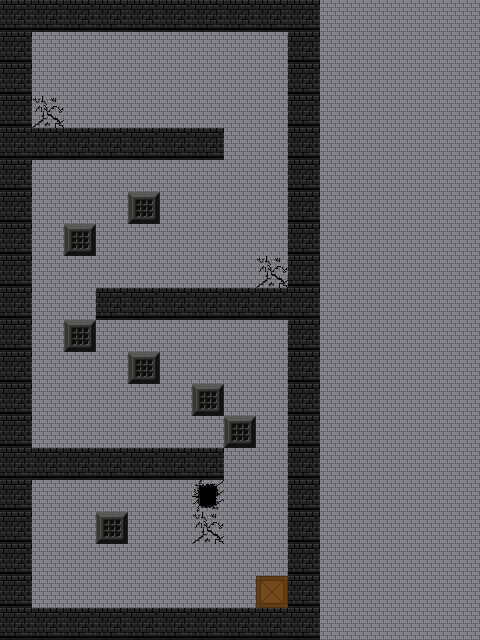

This is a level from a 2D game, rendered from its Tiled map with the project's own tilesets. A one-line summary and the complete map file follow:
An orthogonal 15x20 tile map with 32x32 px tiles, 5 tile layers (backgroundLayer, winLayer, crackedLayer, moveableLayer, ...), 3 hidden layers not drawn.

<map version="1.2" tiledversion="1.3.2" orientation="orthogonal" renderorder="right-down" compressionlevel="0" width="15" height="20" tilewidth="32" tileheight="32" infinite="0" nextlayerid="10" nextobjectid="10">
 <editorsettings>
  <export target="tutorial.json" format="json" />
 </editorsettings>
 <tileset firstgid="1" name="tilesBackground" tilewidth="32" tileheight="32" tilecount="140" columns="14">
  <image source="gridtiles.png" width="448" height="320" />
 </tileset>
 <layer id="1" name="backgroundLayer" width="15" height="20">
  <data encoding="csv">
1,1,1,1,1,1,1,1,1,1,1,1,1,1,1,
1,1,1,1,1,1,1,1,1,1,1,1,1,1,1,
1,1,1,1,1,1,1,1,1,1,1,1,1,1,1,
1,1,1,1,1,1,1,1,1,1,1,1,1,1,1,
1,1,1,1,1,1,1,1,1,1,1,1,1,1,1,
1,1,1,1,1,1,1,1,1,1,1,1,1,1,1,
1,1,1,1,1,1,1,1,1,1,1,1,1,1,1,
1,1,1,1,1,1,1,1,1,1,1,1,1,1,1,
1,1,1,1,1,1,1,1,1,1,1,1,1,1,1,
1,1,1,1,1,1,1,1,1,1,1,1,1,1,1,
1,1,1,1,1,1,1,1,1,1,1,1,1,1,1,
1,1,1,1,1,1,1,1,1,1,1,1,1,1,1,
1,1,1,1,1,1,1,1,1,1,1,1,1,1,1,
1,1,1,1,1,1,1,1,1,1,1,1,1,1,1,
1,1,1,1,1,1,1,1,1,1,1,1,1,1,1,
1,1,1,1,1,1,1,1,1,1,1,1,1,1,1,
1,1,1,1,1,1,1,1,1,1,1,1,1,1,1,
1,1,1,1,1,1,1,1,1,1,1,1,1,1,1,
1,1,1,1,1,1,1,1,1,1,1,1,1,1,1,
1,1,1,1,1,1,1,1,1,1,1,1,1,1,1
</data>
 </layer>
 <layer id="9" name="winLayer" width="15" height="20">
  <data encoding="csv">
0,0,0,0,0,0,0,0,0,0,0,0,0,0,0,
0,0,0,0,0,0,0,0,0,0,0,0,0,0,0,
0,0,0,0,0,0,0,0,0,0,0,0,0,0,0,
0,0,0,0,0,0,0,0,0,0,0,0,0,0,0,
0,0,0,0,0,0,0,0,0,0,0,0,0,0,0,
0,0,0,0,0,0,0,0,0,0,0,0,0,0,0,
0,0,0,0,0,0,0,0,0,0,0,0,0,0,0,
0,0,0,0,0,0,0,0,0,0,0,0,0,0,0,
0,0,0,0,0,0,0,0,0,0,0,0,0,0,0,
0,0,0,0,0,0,0,0,0,0,0,0,0,0,0,
0,0,0,0,0,0,0,0,0,0,0,0,0,0,0,
0,0,0,0,0,0,0,0,0,0,0,0,0,0,0,
0,0,0,0,0,0,0,0,0,0,0,0,0,0,0,
0,0,0,0,0,0,0,0,0,0,0,0,0,0,0,
0,0,0,0,0,0,0,0,0,0,0,0,0,0,0,
0,0,0,0,0,0,0,0,0,0,0,0,0,0,0,
0,0,0,0,0,0,0,0,0,0,0,0,0,0,0,
0,0,0,0,0,0,0,0,0,0,0,0,0,0,0,
0,0,0,0,0,0,0,0,111,0,0,0,0,0,0,
0,0,0,0,0,0,0,0,0,0,0,0,0,0,0
</data>
 </layer>
 <layer id="8" name="crackedLayer" width="15" height="20">
  <data encoding="csv">
0,0,0,0,0,0,0,0,0,0,0,0,0,0,0,
0,0,0,0,0,0,0,0,0,0,0,0,0,0,0,
0,0,0,0,0,0,0,0,0,0,0,0,0,0,0,
0,61,0,0,0,0,0,0,0,0,0,0,0,0,0,
0,0,0,0,0,0,0,0,0,0,0,0,0,0,0,
0,0,0,0,0,0,0,0,0,0,0,0,0,0,0,
0,0,0,0,0,0,0,0,0,0,0,0,0,0,0,
0,0,0,0,0,0,0,0,0,0,0,0,0,0,0,
0,0,0,0,0,0,0,0,61,0,0,0,0,0,0,
0,0,0,0,0,0,0,0,0,0,0,0,0,0,0,
0,0,0,0,0,0,0,0,0,0,0,0,0,0,0,
0,0,0,0,0,0,0,0,0,0,0,0,0,0,0,
0,0,0,0,0,0,0,0,0,0,0,0,0,0,0,
0,0,0,0,0,0,0,0,0,0,0,0,0,0,0,
0,0,0,0,0,0,0,0,0,0,0,0,0,0,0,
0,0,0,0,0,0,62,0,0,0,0,0,0,0,0,
0,0,0,0,0,0,61,0,0,0,0,0,0,0,0,
0,0,0,0,0,0,0,0,0,0,0,0,0,0,0,
0,0,0,0,0,0,0,0,0,0,0,0,0,0,0,
0,0,0,0,0,0,0,0,0,0,0,0,0,0,0
</data>
 </layer>
 <layer id="6" name="moveableLayer" width="15" height="20">
  <data encoding="csv">
0,0,0,0,0,0,0,0,0,0,0,0,0,0,0,
0,0,0,0,0,0,0,0,0,0,0,0,0,0,0,
0,0,0,0,0,0,0,0,0,0,0,0,0,0,0,
0,0,0,0,0,0,0,0,0,0,0,0,0,0,0,
0,0,0,0,0,0,0,0,0,0,0,0,0,0,0,
0,0,0,0,0,0,0,0,0,0,0,0,0,0,0,
0,0,0,0,23,0,0,0,0,0,0,0,0,0,0,
0,0,23,0,0,0,0,0,0,0,0,0,0,0,0,
0,0,0,0,0,0,0,0,0,0,0,0,0,0,0,
0,0,0,0,0,0,0,0,0,0,0,0,0,0,0,
0,0,23,0,0,0,0,0,0,0,0,0,0,0,0,
0,0,0,0,23,0,0,0,0,0,0,0,0,0,0,
0,0,0,0,0,0,23,0,0,0,0,0,0,0,0,
0,0,0,0,0,0,0,23,0,0,0,0,0,0,0,
0,0,0,0,0,0,0,0,0,0,0,0,0,0,0,
0,0,0,0,0,0,0,0,0,0,0,0,0,0,0,
0,0,0,23,0,0,0,0,0,0,0,0,0,0,0,
0,0,0,0,0,0,0,0,0,0,0,0,0,0,0,
0,0,0,0,0,0,0,0,0,0,0,0,0,0,0,
0,0,0,0,0,0,0,0,0,0,0,0,0,0,0
</data>
 </layer>
 <layer id="2" name="blockedLayer" width="15" height="20">
  <data encoding="csv">
20,20,20,20,20,20,20,20,20,20,0,0,0,0,0,
20,0,0,0,0,0,0,0,0,20,0,0,0,0,0,
20,0,0,0,0,0,0,0,0,20,0,0,0,0,0,
20,0,0,0,0,0,0,0,0,20,0,0,0,0,0,
20,20,20,20,20,20,20,0,0,20,0,0,0,0,0,
20,0,0,0,0,0,0,0,0,20,0,0,0,0,0,
20,0,0,0,0,0,0,0,0,20,0,0,0,0,0,
20,0,0,0,0,0,0,0,0,20,0,0,0,0,0,
20,0,0,0,0,0,0,0,0,20,0,0,0,0,0,
20,0,0,20,20,20,20,20,20,20,0,0,0,0,0,
20,0,0,0,0,0,0,0,0,20,0,0,0,0,0,
20,0,0,0,0,0,0,0,0,20,0,0,0,0,0,
20,0,0,0,0,0,0,0,0,20,0,0,0,0,0,
20,0,0,0,0,0,0,0,0,20,0,0,0,0,0,
20,20,20,20,20,20,20,0,0,20,0,0,0,0,0,
20,0,0,0,0,0,0,0,0,20,0,0,0,0,0,
20,0,0,0,0,0,0,0,0,20,0,0,0,0,0,
20,0,0,0,0,0,0,0,0,20,0,0,0,0,0,
20,0,0,0,0,0,0,0,0,20,0,0,0,0,0,
20,20,20,20,20,20,20,20,20,20,0,0,0,0,0
</data>
 </layer>
 <layer id="4" name="guardLayer" width="15" height="20" visible="0">
  <data encoding="csv">
0,0,0,0,0,0,0,0,0,0,0,0,0,0,0,
0,0,0,0,0,0,0,0,0,0,0,0,0,0,0,
0,0,0,2684354608,0,48,0,0,0,0,0,0,0,0,0,
0,0,0,0,0,0,0,0,0,0,0,0,0,0,0,
0,0,0,0,0,0,0,0,0,0,0,0,0,0,0,
0,0,0,0,0,0,0,0,0,0,0,0,0,0,0,
0,0,0,0,0,0,0,0,0,0,0,0,0,0,0,
0,0,0,0,0,0,48,0,0,0,0,0,0,0,0,
0,0,0,0,0,0,0,0,0,0,0,0,0,0,0,
0,0,0,0,0,0,0,0,0,0,0,0,0,0,0,
0,0,0,0,0,0,0,0,0,0,0,0,0,0,0,
0,0,0,0,0,0,0,0,0,0,0,0,0,0,0,
0,0,34,0,48,0,0,0,0,0,0,0,0,0,0,
0,0,0,0,0,0,0,0,0,0,0,0,0,0,0,
0,0,0,0,0,0,0,0,0,0,0,0,0,0,0,
0,0,0,0,0,0,0,0,0,0,0,0,0,0,0,
0,0,0,0,0,0,0,0,0,0,0,0,0,0,0,
0,0,0,0,0,0,0,0,0,0,0,0,0,0,0,
0,0,0,0,0,0,0,0,0,0,0,0,0,0,0,
0,0,0,0,0,0,0,0,0,0,0,0,0,0,0
</data>
 </layer>
 <layer id="5" name="lightLayer" width="15" height="20" visible="0">
  <data encoding="csv">
0,0,0,0,0,0,0,0,0,0,0,0,0,0,0,
0,0,0,0,0,0,0,0,0,0,0,0,0,0,0,
0,0,0,0,0,0,71,71,71,71,0,0,0,0,0,
0,0,0,71,0,0,71,0,0,0,0,0,0,0,0,
0,0,0,71,0,0,71,0,0,0,0,0,0,0,0,
0,0,0,71,0,0,71,0,0,0,0,0,0,0,0,
0,0,0,71,0,0,71,0,0,0,0,0,0,0,0,
0,0,0,71,71,0,0,0,0,0,0,0,0,0,0,
0,0,0,0,71,0,0,0,0,0,0,0,0,0,0,
0,0,0,0,71,0,0,0,0,0,0,0,0,0,0,
0,0,0,0,71,0,0,0,0,0,0,0,0,0,0,
0,0,0,0,71,0,0,0,0,0,0,0,0,0,0,
0,0,0,0,0,0,0,0,0,0,0,0,0,0,0,
0,0,0,0,0,0,0,0,0,0,0,0,0,0,0,
0,0,0,0,0,0,0,0,0,0,0,0,0,0,0,
0,0,0,0,0,0,0,0,0,0,0,0,0,0,0,
0,0,0,0,0,0,0,0,0,0,0,0,0,0,0,
0,0,0,0,0,0,0,0,0,0,0,0,0,0,0,
0,0,0,0,0,0,0,0,0,0,0,0,0,0,0,
0,0,0,0,0,0,0,0,0,0,0,0,0,0,0
</data>
 </layer>
 <layer id="7" name="startLayer" width="15" height="20" visible="0">
  <data encoding="csv">
0,0,0,0,0,0,0,0,0,0,0,0,0,0,0,
0,99,0,0,0,0,0,0,0,0,0,0,0,0,0,
0,0,0,0,0,0,0,0,0,0,0,0,0,0,0,
0,0,0,0,0,0,0,0,0,0,0,0,0,0,0,
0,0,0,0,0,0,0,0,0,0,0,0,0,0,0,
0,0,0,0,0,0,0,0,0,0,0,0,0,0,0,
0,0,0,0,0,0,0,0,113,0,0,0,0,0,0,
0,0,0,0,0,0,0,0,0,0,0,0,0,0,0,
0,0,0,0,0,0,0,0,0,0,0,0,0,0,0,
0,0,0,0,0,0,0,0,0,0,0,0,0,0,0,
0,0,0,0,0,0,0,0,0,0,0,0,0,0,0,
0,0,0,0,0,0,0,0,0,0,0,0,0,0,0,
0,0,0,0,0,0,0,0,0,0,0,0,0,0,0,
0,0,0,0,0,0,0,0,0,0,0,0,0,0,0,
0,0,0,0,0,0,0,0,0,0,0,0,0,0,0,
0,0,0,0,0,0,0,0,0,0,0,0,0,0,0,
0,0,0,0,0,0,0,0,0,0,0,0,0,0,0,
0,0,0,0,0,0,0,0,0,0,0,0,0,0,0,
0,127,0,0,0,0,0,0,0,0,0,0,0,0,0,
0,0,0,0,0,0,0,0,0,0,0,0,0,0,0
</data>
 </layer>
</map>
